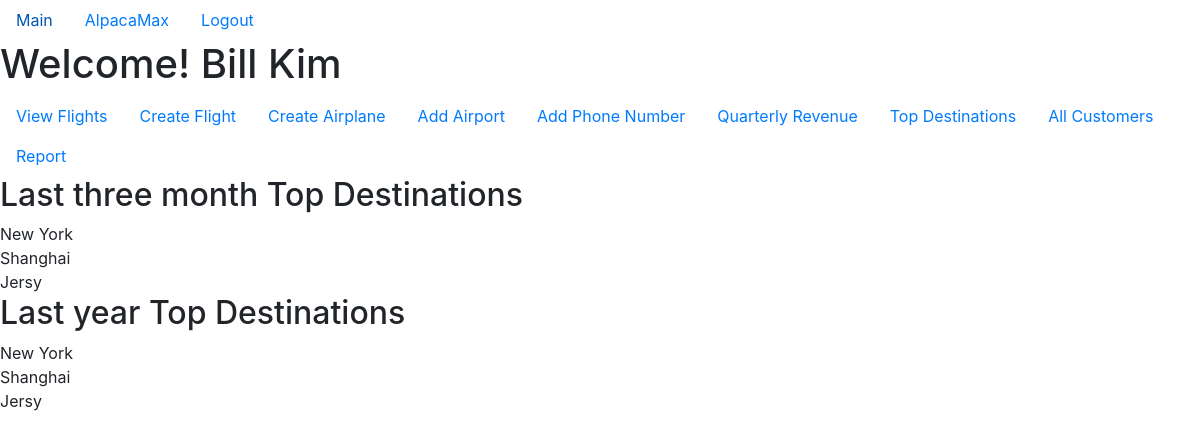
Page /topDests (signed in) on the committed database.
### app/models.py (models this page shows)
class Staff(db.Model, UserMixin):
    username = db.Column(db.String(20), primary_key=True)
    password = db.Column(db.String(60), nullable=False)
    first_name = db.Column(db.String(20), nullable=False)
    last_name = db.Column(db.String(20), nullable=False)
    date_of_birth = db.Column(db.Date, nullable=False)
    airline_name = db.Column(db.String(20),
                             db.ForeignKey("airline.name"),
                             nullable=False)
    phones = db.relationship("Phone", backref="staff", lazy=True)
    def get_id(self):
        return self.username
    def get_user_type(self):
        return "Staff"

class Airport(db.Model):
    name = db.Column(db.String(20), primary_key=True)
    city = db.Column(db.String(20), nullable=False)
    departing_flights = db.relationship("Flight",
                                        lazy=True,
                                        primaryjoin="Airport.name==Flight.depart_airport")
    arriving_flights = db.relationship("Flight",
                                       lazy=True,
                                       primaryjoin="Airport.name==Flight.arrival_airport")

### app/routes.py (the view)
@app.route("/topDests", methods=["GET"])
@login_required
def top_destinations():
    if (current_user.get_user_type() == "Customer"):
        flash("You cannot view top destinations")
        return redirect(url_for("home"))
    cities = {airport.city : 0 for airport in Airport.query.all()}
    three_months_tickets = Ticket.query.filter(Ticket.purchase_datetime>datetime.datetime.today()-datetime.timedelta(days=90)).all()
    for ticket in three_months_tickets:
        arrival_city = Airport.query.get(ticket.flight.arrival_airport).city
        cities[arrival_city] += 1
    three_months_top_dest = sorted(cities, key=cities.__getitem__, reverse=True)[:3]
    cities = {airport.city : 0 for airport in Airport.query.all()}
    last_year = datetime.datetime.today().year - 1
    last_year_tickets = Ticket.query.filter(
        Ticket.purchase_datetime >= datetime.datetime(last_year,1,1),
        Ticket.purchase_datetime <= datetime.datetime(last_year,12,31)
    ).all()
    for ticket in last_year_tickets:
        arrival_city = Airport.query.get(ticket.flight.arrival_airport).city
        cities[arrival_city] += 1
    last_year_top_dest = sorted(cities, key=cities.__getitem__, reverse=True)[:3]
    return render_template("top_dests.html",
                           three_months_top_dest=three_months_top_dest,
                           last_year_top_dest=last_year_top_dest)

### app/models.py (called while the page is built)
@login_manager.user_loader
def load_user(user_id):
    result = Staff.query.get(user_id)
    if (result is None):
        return Customer.query.get(user_id)
    else:
        return result

### app/templates/top_dests.html
{% extends "staff_layout.html" %}
{% block home_content %}
<h2>Last three month Top Destinations</h2>
{% for city in three_months_top_dest %}
    <span>{{ city }}</span><br>
{% endfor %}
<h2>Last year Top Destinations</h2>
{% for city in last_year_top_dest %}
    <span>{{ city }}</span><br>
{% endfor %}
{% endblock %}

### app/templates/staff_layout.html
{% extends "layout.html" %}
{% block content %}
    <h1>Welcome! {{ current_user.first_name }} {{ current_user.last_name }}</h1>
    <ul class="nav">
        <li class="nav-item">
            <a class="nav-link" href="{{ url_for('staff_flights') }}"">View Flights</a>
        </li>
        <li class="nav-item">
            <a class="nav-link" href="{{ url_for('create_flight') }}">Create Flight</a>
        </li>
        <li class="nav-item">
            <a class="nav-link" href="{{ url_for('create_airplane') }}">Create Airplane</a>
        </li>
        <li class="nav-item">
            <a class="nav-link" href="{{ url_for('add_airport') }}">Add Airport</a>
        </li>
        <li class="nav-item">
            <a class="nav-link" href="{{ url_for('add_phone_number') }}">Add Phone Number</a>
        </li>
        <li class="nav-item">
            <a class="nav-link" href="{{ url_for('quarterly_revenue_earned') }}">Quarterly Revenue</a>
        </li>
        <li class="nav-item">
            <a class="nav-link" href="{{ url_for('top_destinations') }}">Top Destinations</a>
        </li>
        <li class="nav-item">
            <a class="nav-link" href="{{ url_for('all_customers') }}">All Customers</a>
        </li>
        <li class="nav-item">
            <a class="nav-link" href="{{ url_for('report') }}">Report</a>
        </li>
    </ul>
    {% block home_content %}{% endblock %}
{% endblock content %}

### app/templates/layout.html (shortened to what this page needs)
<!DOCTYPE html>
<html lang="en">
<head>
    <link rel="stylesheet" href="https://stackpath.bootstrapcdn.com/bootstrap/4.4.1/css/bootstrap.min.css">
    <link rel="stylesheet" href="https://cdnjs.cloudflare.com/ajax/libs/Chart.js/2.9.3/Chart.min.css" />
</head>
<body>
    <ul class="nav">
        <li class="nav-item">
            <a class="nav-link" href="{{ url_for('home') }}">Main</a>
        </li>
        {% if current_user.is_authenticated %}
            <li class="nav-item">
                {% if current_user.get_user_type() == "Customer" %}
                    <a class="nav-link" href="{{ url_for('customer_future_flights') }}">{{ current_user.get_id() }}</a>
                {% else %}
                    <a class="nav-link" href="{{ url_for('staff_flights') }}">{{ current_user.get_id() }}</a>
                {% endif %}
            </li>
            <li class="nav-item">
                <a class="nav-link" href="{{ url_for('logout') }}">Logout</a>
            </li>
        {% endif %}
    </ul>
    {% block content %}{% endblock %}
</body>
</html>

### rows in the picture
Staff: get_id "AlpacaMax", first_name "Bill", last_name "Kim"
Airport: city "New York"
Airport: city "Shanghai"
Airport: city "Jersy"
